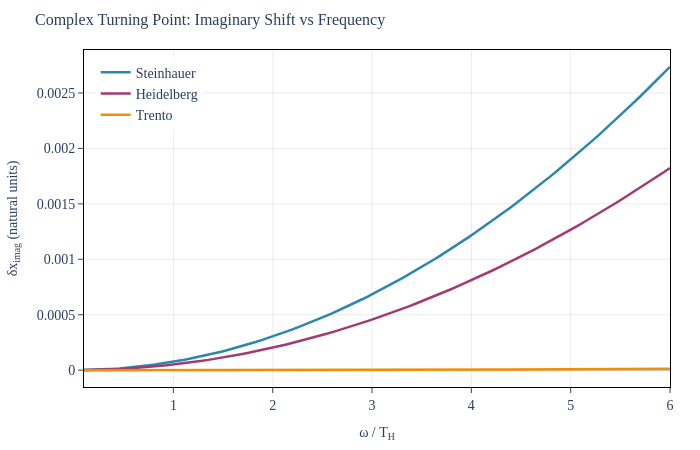

Source (notebook cell):
### Markdown cell above
## 1. Complex Turning Point

In the non-dissipative case, the WKB turning point sits on the real axis at the sonic horizon $x_H$ where $v(x_H) = c_s$. Dissipation shifts this turning point into the complex plane:

$$x_{\text{tp}} = x_H + i\,\delta x, \qquad \delta x = \frac{\Gamma_H(\omega)}{\kappa\, c_s}$$

The imaginary shift $\delta x$ depends on frequency through the damping rate $\Gamma_H(\omega)$. Higher-order EFT corrections enter through the frequency dependence of $\Gamma_H$.

**Key point**: The imaginary shift is always positive (from SK positivity), ensuring that the turning point moves into the upper half-plane. This is consistent with the causal structure required by retarded boundary conditions.

Lean theorem: `complex_turning_point_shift` (WKBConnection.lean)

### Code cell
# viz-ref: fig_complex_turning_point

fig_tp = go.Figure()

for name, p in platforms.items():
    T_H = p.T_H
    omegas = np.linspace(0.1 * T_H, 6.0 * T_H, N_POINTS)
    x_imag_vals = []

    for omega in omegas:
        tp = compute_complex_turning_point(
            omega,
            p.kappa,
            p.c_s,
            p.xi,
            p.gamma_1,
            p.gamma_2,
            p.gamma_2_1,
            p.gamma_2_2,
        )
        x_imag_vals.append(tp.x_imag)

    fig_tp.add_trace(
        go.Scatter(
            x=omegas / T_H,
            y=x_imag_vals,
            mode="lines",
            name=name,
            line=dict(color=platform_colors[name], width=2.5),
        )
    )

apply_layout(
    fig_tp,
    title=dict(
        text="Complex Turning Point: Imaginary Shift vs Frequency", font=TITLE_FONT
    ),
    xaxis_title=dict(text="\u03c9 / T<sub>H</sub>", font=FONT),
    yaxis_title=dict(text="\u03b4x<sub>imag</sub> (natural units)", font=FONT),
    legend=dict(x=0.02, y=0.98, bgcolor="rgba(255,255,255,0.8)"),
    width=700,
    height=450,
)

fig_tp.show()
